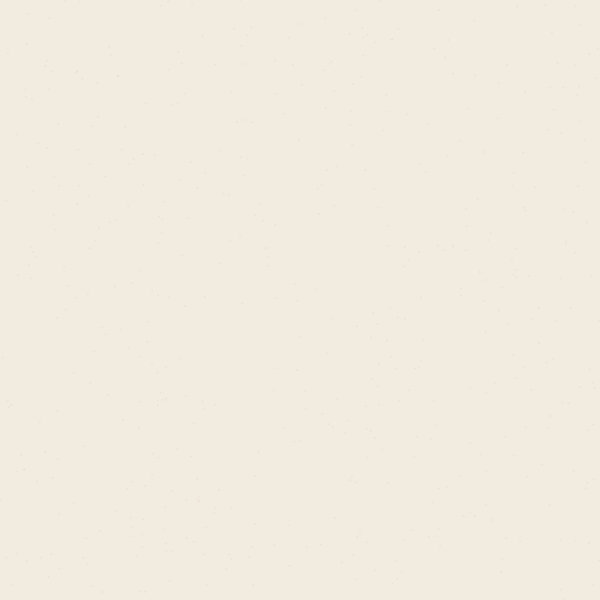
Frame 1 (no input)
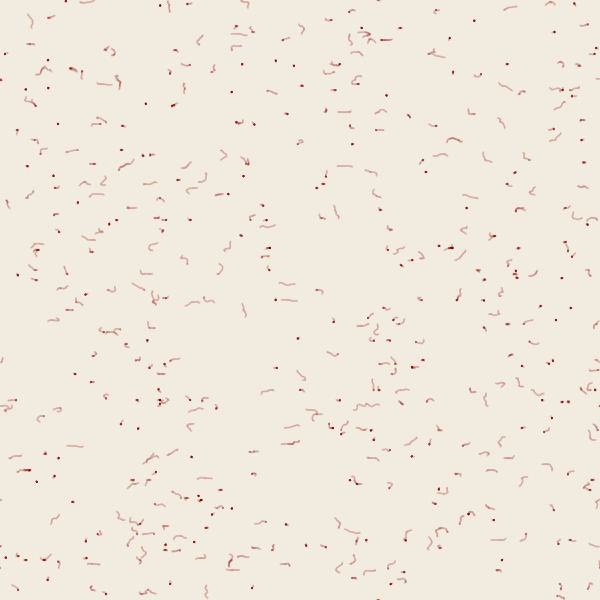
Frame 60 (no input)
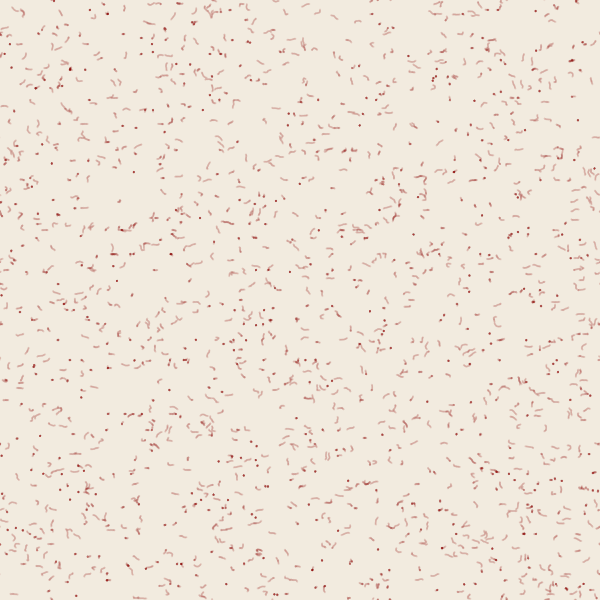
Frame 120 (the mouse pressed at the canvas centre since frame 60)

The p5.js sketch that drew these frames (run headless with seeded random() and noise() and a simulated clock; from frame 60 on, the mouse is pressed at the canvas centre):

// p5.js sketch
// ── sketch.js
var inc = 0.11;
var scl = 2;
var rows, cols;
var zoff = 0;
var fr;
var particles = [];
var flowField;
let palette = [];

let randomNum;
function setup() {
  //noprotect
  createCanvas(600,600);
   background(242, 235, 223);
  
  palette = [
   
    //  color(154, 151, 166),
     //color(63, 65, 89),
    color(155,0,0,10)
    // color(181, 191, 159),
    // color(242, 235, 223),
    // color(242, 235, 223),//2 dont shows
    // color(22, 16, 64),
  ]
  
  cols = round(width / scl);
  rows = round(height / scl)
  fr = createP('');
  
  flowField = new Array(cols*rows);
  for (var i = 0; i <500; i++){
  particles[i] = new Particle();
    }
   
   setInterval(resetSketch, 3500)
}

function resetSketch(){
  randomNum = floor(random(10,2000));
  console.log(randomNum)
   background(242, 235, 223);
  flowField = new Array(cols*rows);
  for (var i = 0; i < randomNum; i++){
  particles[i] = new Particle();
    }
 
}

function draw() {
 //drawText();
  var yoff = 0;
  //randomSeed(10);
  noFill()

  for (var y = 0; y < rows; y++) {
    var xoff = 0;
    for (var x = 0; x < cols; x++) {
      var index = (x + y * cols);
      var angleMult = radians(960)
      var angle = noise(xoff, yoff,zoff) * angleMult;
     
      var v = p5.Vector.fromAngle(angle);
       v.setMag(1);
      flowField[index] = v;
      
      xoff += inc;
//       stroke(0,50);
//       push()
//       translate(x * scl, y * scl)
//       rotate(v.heading());
      
//      line(0, 0, scl, 0)
     
//       pop()
      
    }
    yoff += inc;
    zoff += 0.4;
  
  }
  
  for (var i = 0; i < particles.length; i++){
    
    if (millis()>30000) {
     console.log('its been 2 secs');
     // redraw();
     break;
                       
          }
    particles[i].follow(flowField);
     particles[i].edges();
  particles[i].show();
  particles[i].update();
 
  
    
  }
  
  
   
  
 fr.html(floor(frameRate()));
 // noLoop();
}

function mousePressed(){
  console.log('mouse be pressed')
  redraw();
}






// ── particle.js
function Particle(){
  this.pos = 
    createVector(random(width),random(height));
  this.vel = p5.Vector.random2D();
  this.acc = createVector(0,0);
  
  this.maxSpeed = 0.3;
  this.h=255;
   this.hueChange = -1;
  
  this.prevPos = this.pos.copy();
  
 this.colorNoise = random(10);
  this.colorFill = noise(this.colorNoise)*255;
  
   this.colorNoise2 = random(10);
  this.colorFill2 = noise(this.colorNoise2)*255;
  
   this.colorNoise3 = random(10);
  this.colorFill3 = noise(this.colorNoise3)*255;
 
  
  

  
  
  this.update = function(){
    this.vel.add(this.acc)
    this.vel.limit(this.maxSpeed);
    this.pos.add(this.vel)
    this.acc.mult(0)
  }
  
  this.follow = function(vectors){
    var x = floor(this.pos.x/scl);
    var y = floor(this.pos.y/scl);
    var index = x + y * cols;
    var force = vectors[index];
    this.applyForce(force);
    
  }
  
  
  this.applyForce = function(force){
    this.acc.add(force);
  }
  
  this.featherColor = random(100,200)
  function getRandomFromPalette(){
  let rando2 = floor(random(0, palette.length))
  return palette[rando2]
}
  
  this.show = function (){
    
   
    this.h += this.hueChange;
    
    if(this.h<1){
     this.h = 255; 
    }
    
  

   // stroke(this.h,255,255)
   // stroke(0,255,255)
    //stroke(random(255),255,255)
    this.strokeColor = getRandomFromPalette();
    stroke(this.strokeColor)
   
    strokeWeight(2)
    
    
     line(this.pos.x,this.pos.y,this.prevPos.x,this.prevPos.y)
  
    this.updatePrev();
 //   point(this.pos.x,this.pos.y);
 
  }
  
  this.updatePrev = function (){
    this.prevPos.x = this.pos.x;
    this.prevPos.y = this.pos.y;
  }
  
  this.edges = function(){
    if (this.pos.x > width ) {
      this.pos.x = 0;
      this.updatePrev();
    }
    if (this.pos.x < 0 ) {
      this.pos.x = width;
       this.updatePrev();
    }
    if (this.pos.y > height ) {
      this.pos.y = 0;
       this.updatePrev();
    }
    if (this.pos.y < 0 ) {  
    this.pos.y = height;
       this.updatePrev();
  }
  }
  
  
}
